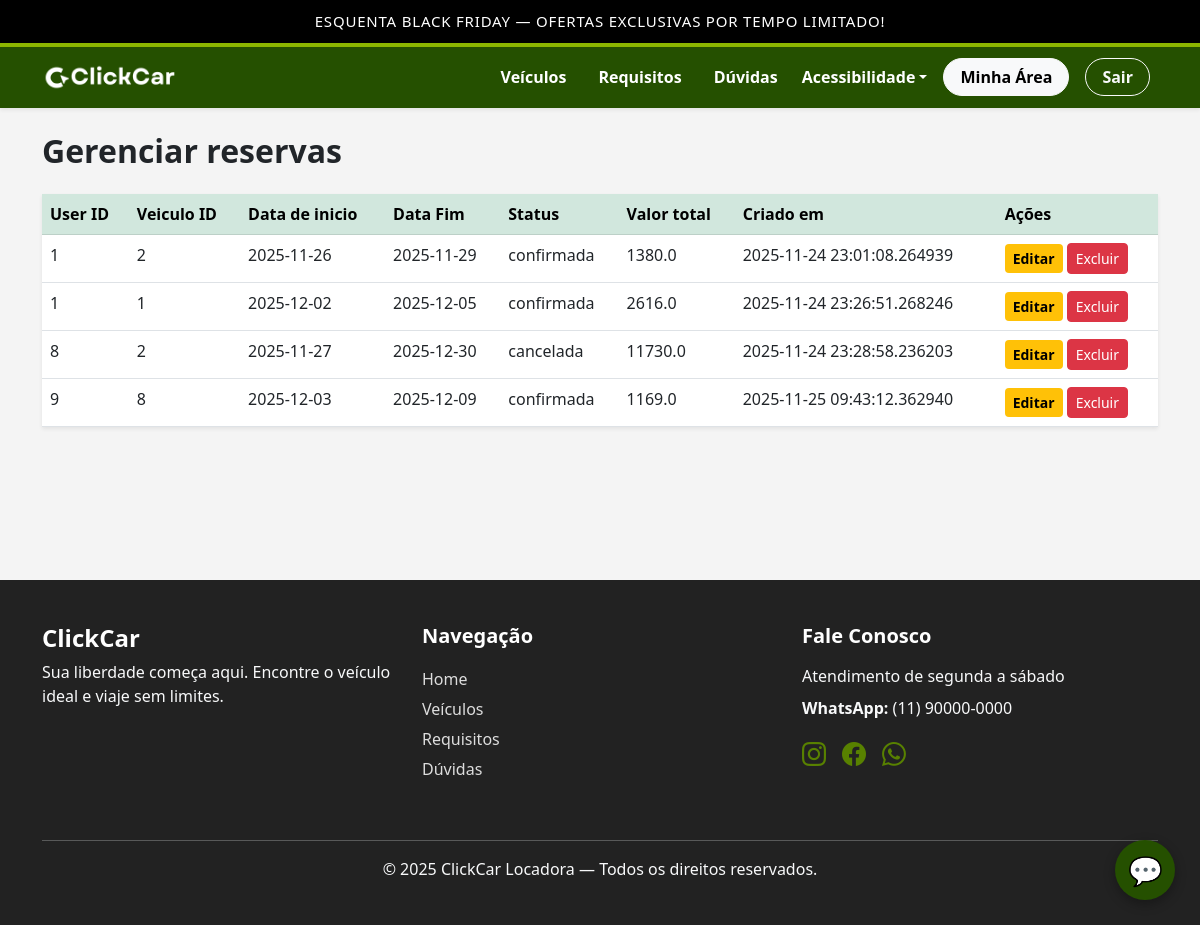
Screenshot of /admin/reservas (signed in) with the database file from the repository.
### models/models.py (models this page shows)
class Reserva(db.Model):
    __tablename__ = 'reservas'
    id = db.Column(db.Integer, primary_key=True)
    user_id = db.Column(db.Integer, db.ForeignKey(
        'usuarios.id'), nullable=False)
    veiculo_id = db.Column(db.Integer, db.ForeignKey(
        'veiculos.id'), nullable=False)
    data_inicio = db.Column(db.Date, nullable=False)
    data_fim = db.Column(db.Date, nullable=False)
    status = db.Column(db.String(30), default='pendente')
    valor_total = db.Column(db.Float)
    criado_em = db.Column(db.DateTime, default=datetime.utcnow)
    veiculo = db.relationship('Veiculo', backref='reservas')

### controllers/controller.py (the view)
@main.route("/admin/reservas")
def listar_reservas():
    db = SessionLocal()
    reservas = db.query(Reserva).all()
    return render_template("admin/rentals/list.html", reservas=reservas)

### app.py (called while the page is built)
@login_manager.user_loader
def load_user(user_id):
    return Usuario.query.get(int(user_id))

### templates/admin/rentals/list.html (shortened to what this page needs)
{% extends 'base.html' %}
{% block content %}
<h2 class="fw-bold mb-4">Gerenciar reservas</h2>
<table class="table table-hover shadow-sm bg-white">
    <thead class="table-success">
        <tr>
            <th>User ID</th>
            <th>Veiculo ID</th>
            <th>Data de inicio</th>
            <th>Data Fim</th>
            <th>Status</th>
            <th>Valor total</th>
            <th>Criado em</th>
            <th> Ações </th>
        </tr>
    </thead>
    <tbody>
        {% for r in reservas %}
        <tr>
            <td>{{ r.user_id }}</td>
            <td>{{ r.veiculo_id }}</td>
            <td>{{ r.data_inicio }}</td>
            <td>{{ r.data_fim }}</td>
            <td>{{ r.status }}</td>
            <td>{{ r.valor_total  }}</td>
            <td>{{ r.criado_em }}</td>
            <td>
                <a href="{{ url_for('main.edit_reserva',id=r.id) }}" class="btn btn-warning btn-sm">Editar</a>
                <a href="{{ url_for('main.excluir_reserva',reserva_id=r.id) }}"
                   onclick="return confirm('Excluir cliente?')"
                   class="btn btn-danger btn-sm">Excluir</a>
            </td>
        </tr>
        {% endfor %}
    </tbody>
</table>
{% endblock %}

### static/css/style.css (style rules this page uses)
:root { --bg-body: #F4F4F4; --bg-card: #ffffff; --text-color: #333333; --text-muted: #6c757d; }
.btn-warning { background-color: #ffc107 !important; border-color: #ffc107 !important; color: #000000 !important; font-weight: 600; }

### templates/base.html (style rules this page uses)
:root { --primary-green: #255000; --yellow: #588100; --light-gray: #F4F4F4; --dark: #333; }
body { background-color: var(--light-gray); }
.btn-warning { background-color: var(--yellow); color: black; border: none; font-weight: 600; }

### rows the page displays
Reserva: user_id "1", veiculo_id "2", data_inicio "2025-11-26", data_fim "2025-11-29", status "confirmada", valor_total "1380.0", criado_em "2025-11-24 23:01:08.264939"
Reserva: user_id "1", veiculo_id "1", data_inicio "2025-12-02", data_fim "2025-12-05", status "confirmada", valor_total "2616.0", criado_em "2025-11-24 23:26:51.268246"
Reserva: user_id "8", veiculo_id "2", data_inicio "2025-11-27", data_fim "2025-12-30", status "cancelada", valor_total "11730.0", criado_em "2025-11-24 23:28:58.236203"
Reserva: user_id "9", veiculo_id "8", data_inicio "2025-12-03", data_fim "2025-12-09", status "confirmada", valor_total "1169.0", criado_em "2025-11-25 09:43:12.362940"
